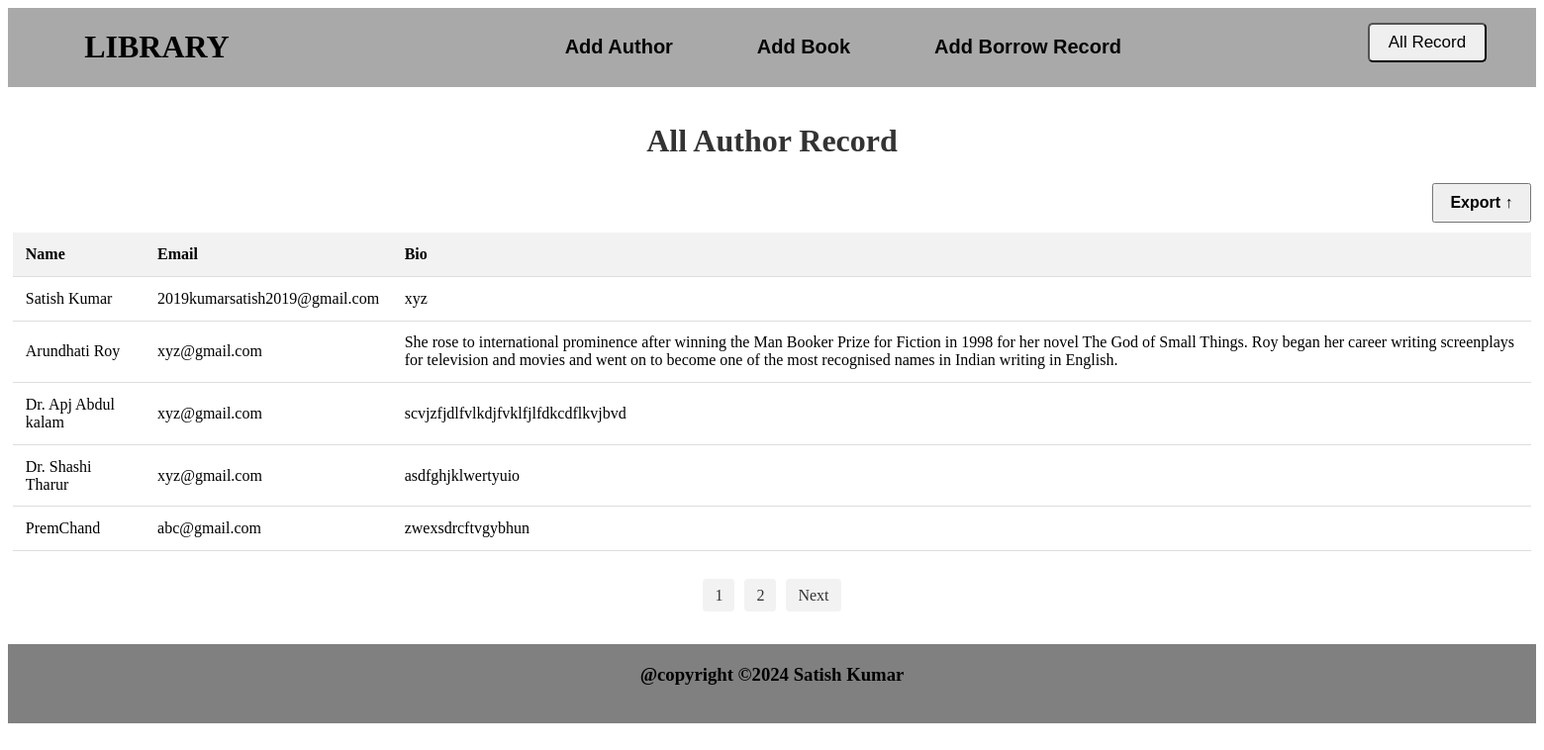
/AutherRecord, run on the app's committed database.
### app1/models.py (models this page shows, shortened)
class Author(models.Model):
    name=models.CharField(max_length=256)
    email=models.EmailField(max_length=254)
    bio=models.CharField(max_length=10000)

### app1/views.py (the view)
# urls.py: path('AutherRecord',views.AuthorRecord,name='AuthorRecord'),
def AuthorRecord(req):
    all_author=Author.objects.all()
    paginator=Paginator(all_author,5)
    page_number=req.GET.get('page')
    authors=paginator.get_page(page_number)
    all_pages=authors.paginator.num_pages
    page_range=[n+1 for n in range(all_pages)]
    return render(req,'AuthorRecord.html',{'authors':authors,'page_range':page_range})

### app1/templates/AuthorRecord.html (shortened to what this page needs)
{% extends "base.html" %}
{% block container %}
<div class="BookRecord">
    <h1>All Author Record</h1>
    <table>
        <button class="Export"><a href="{% url 'Export_AuthorRecords' %}">Export &#8593</a></button>
        <thead>
            <tr>
                <th>Name</th>
                <th>Email</th>
                <th>Bio</th>
            </tr>
        </thead>
        <tbody>
            {% for author in authors %}
            <tr>
                <td>{{author.name}}</td>
                <td>{{author.email}}</td>
                <td>{{author.bio}}</td>
            </tr>
            {% endfor %}
        </tbody>
    </table>
    <div class="pagination">
        <ul>
            {% for i in page_range %}
            <li>
                <a href="?page={{i}}" class="a">{{i}}</a>
            </li>
            {% endfor %}
            {% if authors.has_next %}
            <li>
                <a href="?page={{authors.next_page_number}}" class="next">Next</a>
            </li>
            {% endif %}
        </ul>
    </div>
</div>
{% endblock container %}

### app1/static/css/style.css (style rules this page uses)
body { overflow-x: hidden; }
.BookRecord { margin: 10px 0; padding: 5px; background-color: white; border-radius: 10px; }
.BookRecord h1 { font-size: 2rem; font-weight: 600; margin-bottom: 1.5rem; color: #333; text-align: center; }
.BookRecord .Export { margin-bottom: 10px; float: right; height: 40px; width: 100px; }
.BookRecord .Export a { text-decoration: none; color: black; font-size: 16px; font-weight: bold; }
.BookRecord table { width: 100%; border-collapse: collapse; font-size: 1rem; }
.BookRecord th, .BookRecord td { padding: 0.8rem; text-align: left; border-bottom: 1px solid #ddd; }
.BookRecord th { background-color: #f2f2f2; font-weight: 600; }
.pagination { display: flex; justify-content: center; margin-top: 20px; }
.pagination ul { list-style: none; padding: 0; display: flex; }
.pagination li { margin: 0 5px; }
.pagination a { padding: 8px 12px; text-decoration: none; color: #333; background-color: #f2f2f2; border-radius: 4px; }
.pagination .prev, .pagination .next { align-items: center; }

### data on the page
Author: name "Satish Kumar", email "2019kumarsatish2019@gmail.com", bio "xyz"
Author: name "Arundhati Roy", email "xyz@gmail.com", bio "She rose to international prominence after winning the Man Booker Prize for Fiction in 1998 for her novel The God of Small Things. Roy began her career writing screenplays for television and movies and went on to become one of the most recognised names in Indian writing in English."
Author: name "Dr. Apj Abdul kalam", email "xyz@gmail.com", bio "scvjzfjdlfvlkdjfvklfjlfdkcdflkvjbvd"
Author: name "Dr. Shashi Tharur", email "xyz@gmail.com", bio "asdfghjklwertyuio"
Author: name "PremChand", email "abc@gmail.com", bio "zwexsdrcftvgybhun"

### other printed values
{{ i }} "1" "2"
